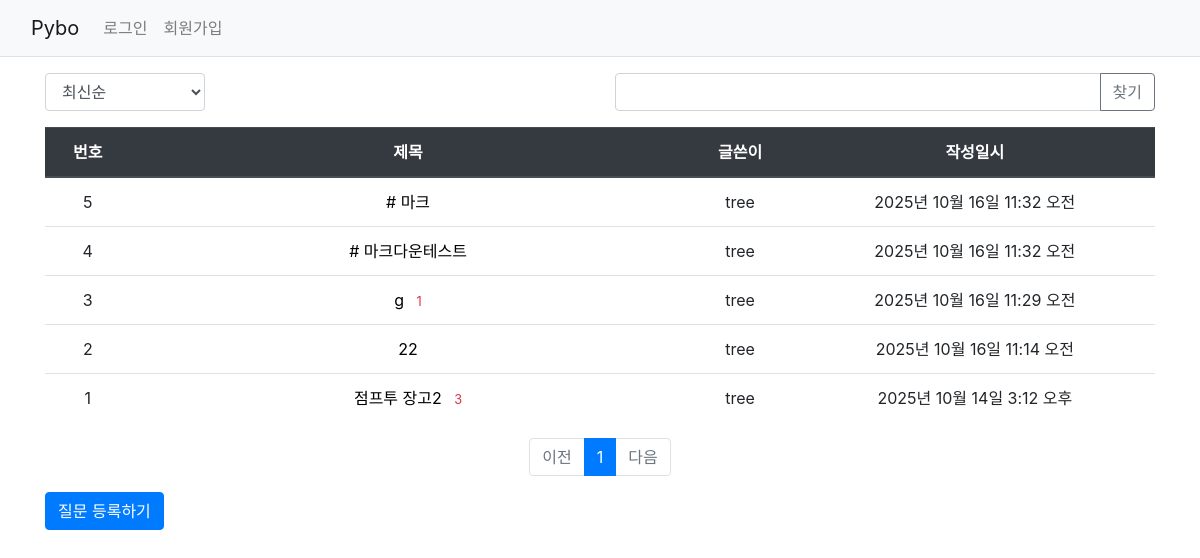
Screenshot of /pybo/ with the database file from the repository.
### pybo/models.py (models this page shows, shortened)
class Question(models.Model):
    author = models.ForeignKey(CustomUser, on_delete=models.CASCADE, related_name='author_question')
    subject = models.CharField(max_length=200)
    content = models.TextField()
    create_date = models.DateTimeField()
    modify_date = models.DateTimeField(null=True, blank=True)
    voter = models.ManyToManyField(CustomUser, related_name='voter_question')

### common/models.py (models this page shows, shortened)
class CustomUser(AbstractUser):
    phone = models.CharField(max_length=20, blank=True)

### pybo/views/base_views.py (the view, shortened to what this page needs)
# urls.py: path('', views.index, name='index'),
def index(request):
    page = request.GET.get('page', '1')
    kw = request.GET.get('kw', '') #검색어
    so = request.GET.get('so', 'recent') #정렬기준
    if so == 'recommend':
        question_list = Question.objects.annotate(num_voter=Count('voter')).order_by('-num_voter', '-create_date')
    if so == 'popular':
        question_list = Question.objects.annotate(num_answer=Count('answer')).order_by('-num_answer', '-create_date')
    else: # recent
        question_list = Question.objects.order_by('-create_date')
    paginator = Paginator(question_list, 10) #페이지당 10개씩 보여주기
    page_obj = paginator.get_page(page)
    current_page = page_obj.number
    start_index = max(current_page - 5, 1)
    end_index = min(current_page + 5, paginator.num_pages)
    page_range = range(start_index, end_index + 1)
    context = {'question_list': page_obj,
               'page_range':page_range,
               'kw':kw,
               'so':so
               }
    return render(request, 'pybo/question_list.html', context)

### pybo/templatetags/pybo_filter.py (called while the page is built)
@register.filter
def sub(value, arg):
    return value - arg

### templates/pybo/question_list.html (shortened to what this page needs)
{% extends 'base.html' %}
{% load pybo_filter %}
{% block content %}
<div class="container my-3">
    <div class="row justify-content-between my-3">
        <div class="col-2">
            <select class="form-control so">
                <option value="recent" {% if so == 'recent' %}selected{% endif %}>
                    최신순
                </option>
            </select>
        </div>
        <div class="col-6">
            <div class="input-group">
                <input type="text" id="search_kw" class="form-control" value="{{ kw|default_if_none:'' }}">
                <div class="input-group-append">
                    <button class="btn btn-outline-secondary" type="button" id="btn_search">찾기</button>
                </div>
            </div>
        </div>
    </div>
    <table class="table">
        <thead>
        <tr class="text-center thead-dark">
            <th>번호</th>
            <th style="width:50%">제목</th>
            <th>글쓴이</th>
            <th>작성일시</th>
        </tr>
        </thead>
        <tbody>
            {% if question_list %}
            {% for question in question_list %}
            <tr class="text-center">
                <td>{{ question_list.paginator.count|sub:question_list.start_index|sub:forloop.counter0|add:1}}
                <td class="text-start">
                    <a href="{% url 'pybo:detail' question.id%}">{{ question.subject }}</a>
                    {% if question.answer_set.count %}
                    <span class="text-danger small ml-2">
                        {{question.answer_set.count}}
                    </span>
                    {% endif %}
                </td>
                <td>{{ question.author.username }}</td>
                <td>{{ question.create_date }}</td>
            </tr>
            {% endfor %}
            {% else %}
            <tr>
                <td colspan="4">
                    질문이 없습니다.
                </td>
            </tr>
            {% endif %}
        </tbody>
    </table>
    <ul class="pagination justify-content-center">
        {% if question_list.has_previous %}
        <li class="page-item">
            <a class="page-link" href="#" data-page="{{ question_list.previous_page_number }}">이전</a>
        </li>
        {% else %}
        <li class="page-item disabled">
            <a class="page-link" tabindex="-1" aria-disabled="true" href="#">이전</a>
        </li>
        {% endif %}
        {% for page_number in question_list.paginator.page_range %}
        {% if page_number >= question_list.number|add:-5 and page_number <= question_list.number|add:5 %}
        {% if page_number == question_list.number %}
        <li class="page-item active" aria-current="page">
            <a class="page-link" href="#" data-page="{{ page_number }}">{{ page_number }}</a>
        </li>
        {% else %}
        <li class="page-item">
            <a class="page-link" href="#" data-page="{{ page_number }}">{{ page_number }}</a>
        </li>
        {% endif %}
        {% endif %}
        {% endfor %}
        {% if question_list.has_next %}
        <li class="page-item">
            <a class="page-link" href="#" data-page="{{ question_list.next_page_number }}">다음</a>
        </li>
        {% else %}
        <li class="page-item disabled">
            <a class="page-link" tabindex="-1" aria-disabled="true" href="#">다음</a>
        </li>
        {% endif %}
    </ul>
    <a href="{% url 'pybo:question_create' %}" class="btn btn-primary">질문 등록하기</a>
</div>
{% endblock %}

### templates/base.html (shortened to what this page needs)
<!DOCTYPE html>
<html lang="en">
<head>
    {% load static %}
    <link rel="stylesheet" href="{% static 'jquery-3.7.1.min.js' %}" >
    <link rel="stylesheet" href="{% static 'bootstrap.min.css' %}" >
</head>
<body>
    {% include "navbar.html" %}
    {% block content %}
    {% endblock%}
</body>
</html>

### templates/navbar.html (shortened to what this page needs)
<nav class="navbar navbar-expand-lg navbar-light bg-light border-bottom">
    <div class="container-fluid">
        <a class="navbar-brand" href="{% url 'pybo:index' %}">Pybo</a>
        <div class="collapse navbar-collapse" id="navbarSupportedContent">
            <ul class="navbar-nav me-auto mb-2 mb-lg-0">
                <li class="nav-item">
                    {% if user.is_authenticated %}
                    <a class="nav-link" href="{% url 'common:logout' %}">
                        {{ user.username }}(로그아웃)
                    </a>
                    {% else %}
                    <a class="nav-link" href="{% url 'common:login' %}">로그인</a>
                    {% endif %}
                </li>
                <li>
                    {% if not user.is_authenticated %}
                    <a class="nav-link" href="{% url 'common:signup' %}">회원가입</a>
                    {% endif %}
                </li>
            </ul>
        </div>
    </div>
</nav>

### templates/base.html (style rules this page uses)
a { color: black; }

### rows the page displays
Question: paginator.count|sub "5", subject "# 마크", author.username "tree", create_date "2025년 10월 16일 11:32 오전"
Question: paginator.count|sub "4", subject "# 마크다운테스트", author.username "tree", create_date "2025년 10월 16일 11:32 오전"
Question: paginator.count|sub "3", subject "g", answer_set.count "1", author.username "tree", create_date "2025년 10월 16일 11:29 오전"
Question: paginator.count|sub "2", subject "22", author.username "tree", create_date "2025년 10월 16일 11:14 오전"
Question: paginator.count|sub "1", subject "점프투 장고2", answer_set.count "3", author.username "tree", create_date "2025년 10월 14일 3:12 오후"

### other values shown
{{ page_number }} "1"
